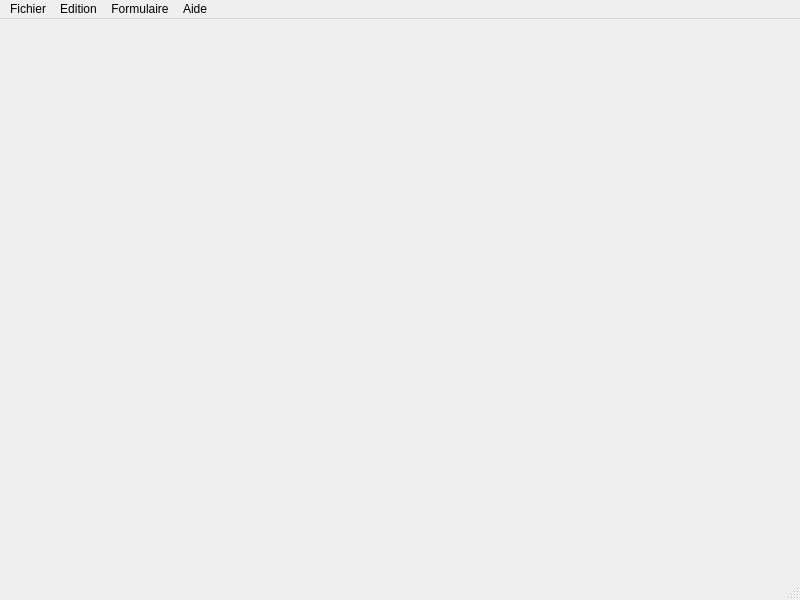
<?xml version="1.0" encoding="UTF-8"?>
<ui version="4.0">
 <class>MainWindow</class>
 <widget class="QMainWindow" name="MainWindow">
  <property name="geometry">
   <rect>
    <x>0</x>
    <y>0</y>
    <width>800</width>
    <height>600</height>
   </rect>
  </property>
  <property name="windowTitle">
   <string>MainWindow</string>
  </property>
  <widget class="QWidget" name="centralwidget"/>
  <widget class="QMenuBar" name="menubar">
   <property name="geometry">
    <rect>
     <x>0</x>
     <y>0</y>
     <width>800</width>
     <height>26</height>
    </rect>
   </property>
   <widget class="QMenu" name="menuFichier">
    <property name="title">
     <string>Fichier</string>
    </property>
    <addaction name="actionNouveau"/>
    <addaction name="actionOuvrir"/>
    <addaction name="separator"/>
    <addaction name="actionEnregistrer"/>
    <addaction name="actionEnregistrer_tout"/>
    <addaction name="separator"/>
    <addaction name="actionImprimer"/>
    <addaction name="actionEnregistrer_image"/>
    <addaction name="separator"/>
    <addaction name="actionFermer"/>
    <addaction name="separator"/>
    <addaction name="actionQuitter"/>
   </widget>
   <widget class="QMenu" name="menuEdition">
    <property name="title">
     <string>Edition</string>
    </property>
   </widget>
   <widget class="QMenu" name="menuFormulaire">
    <property name="title">
     <string>Formulaire</string>
    </property>
   </widget>
   <widget class="QMenu" name="menuAide">
    <property name="title">
     <string>Aide</string>
    </property>
    <addaction name="actionTutoriel"/>
    <addaction name="separator"/>
    <addaction name="actionA_propos"/>
   </widget>
   <addaction name="menuFichier"/>
   <addaction name="menuEdition"/>
   <addaction name="menuFormulaire"/>
   <addaction name="menuAide"/>
  </widget>
  <widget class="QStatusBar" name="statusbar"/>
  <action name="actionNouveau">
   <property name="text">
    <string>Nouveau</string>
   </property>
  </action>
  <action name="actionOuvrir">
   <property name="text">
    <string>Ouvrir</string>
   </property>
  </action>
  <action name="actionEnregistrer">
   <property name="text">
    <string>Enregistrer</string>
   </property>
  </action>
  <action name="actionEnregistrer_tout">
   <property name="text">
    <string>Enregistrer tout</string>
   </property>
  </action>
  <action name="actionImprimer">
   <property name="text">
    <string>Imprimer</string>
   </property>
  </action>
  <action name="actionEnregistrer_image">
   <property name="text">
    <string>Enregistrer image</string>
   </property>
  </action>
  <action name="actionFermer">
   <property name="text">
    <string>Fermer</string>
   </property>
  </action>
  <action name="actionQuitter">
   <property name="text">
    <string>Quitter</string>
   </property>
  </action>
  <action name="actionTutoriel">
   <property name="text">
    <string>Tutoriel</string>
   </property>
  </action>
  <action name="actionA_propos">
   <property name="text">
    <string>A propos</string>
   </property>
  </action>
 </widget>
 <resources/>
 <connections/>
</ui>
